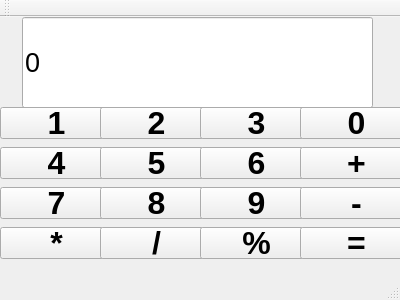
<?xml version="1.0" encoding="UTF-8"?>
<ui version="4.0">
 <class>MainWindow</class>
 <widget class="QMainWindow" name="MainWindow">
  <property name="geometry">
   <rect>
    <x>0</x>
    <y>0</y>
    <width>400</width>
    <height>300</height>
   </rect>
  </property>
  <property name="windowTitle">
   <string>MainWindow</string>
  </property>
  <widget class="QWidget" name="centralWidget">
   <widget class="QPushButton" name="b1">
    <property name="geometry">
     <rect>
      <x>0</x>
      <y>90</y>
      <width>113</width>
      <height>32</height>
     </rect>
    </property>
    <property name="sizePolicy">
     <sizepolicy hsizetype="Preferred" vsizetype="Preferred">
      <horstretch>0</horstretch>
      <verstretch>0</verstretch>
     </sizepolicy>
    </property>
    <property name="font">
     <font>
      <family>Arial</family>
      <pointsize>24</pointsize>
      <weight>75</weight>
      <bold>true</bold>
     </font>
    </property>
    <property name="text">
     <string>1</string>
    </property>
   </widget>
   <widget class="QPushButton" name="b4">
    <property name="geometry">
     <rect>
      <x>0</x>
      <y>130</y>
      <width>113</width>
      <height>32</height>
     </rect>
    </property>
    <property name="sizePolicy">
     <sizepolicy hsizetype="Preferred" vsizetype="Preferred">
      <horstretch>0</horstretch>
      <verstretch>0</verstretch>
     </sizepolicy>
    </property>
    <property name="font">
     <font>
      <family>Arial</family>
      <pointsize>24</pointsize>
      <weight>75</weight>
      <bold>true</bold>
     </font>
    </property>
    <property name="text">
     <string>4</string>
    </property>
   </widget>
   <widget class="QPushButton" name="b7">
    <property name="geometry">
     <rect>
      <x>0</x>
      <y>170</y>
      <width>113</width>
      <height>32</height>
     </rect>
    </property>
    <property name="sizePolicy">
     <sizepolicy hsizetype="Preferred" vsizetype="Preferred">
      <horstretch>0</horstretch>
      <verstretch>0</verstretch>
     </sizepolicy>
    </property>
    <property name="font">
     <font>
      <family>Arial</family>
      <pointsize>24</pointsize>
      <weight>75</weight>
      <bold>true</bold>
     </font>
    </property>
    <property name="text">
     <string>7</string>
    </property>
   </widget>
   <widget class="QPushButton" name="b2">
    <property name="geometry">
     <rect>
      <x>100</x>
      <y>90</y>
      <width>113</width>
      <height>32</height>
     </rect>
    </property>
    <property name="sizePolicy">
     <sizepolicy hsizetype="Preferred" vsizetype="Preferred">
      <horstretch>0</horstretch>
      <verstretch>0</verstretch>
     </sizepolicy>
    </property>
    <property name="font">
     <font>
      <family>Arial</family>
      <pointsize>24</pointsize>
      <weight>75</weight>
      <bold>true</bold>
     </font>
    </property>
    <property name="text">
     <string>2</string>
    </property>
   </widget>
   <widget class="QPushButton" name="b3">
    <property name="geometry">
     <rect>
      <x>200</x>
      <y>90</y>
      <width>113</width>
      <height>32</height>
     </rect>
    </property>
    <property name="sizePolicy">
     <sizepolicy hsizetype="Preferred" vsizetype="Preferred">
      <horstretch>0</horstretch>
      <verstretch>0</verstretch>
     </sizepolicy>
    </property>
    <property name="font">
     <font>
      <family>Arial</family>
      <pointsize>24</pointsize>
      <weight>75</weight>
      <bold>true</bold>
     </font>
    </property>
    <property name="text">
     <string>3</string>
    </property>
   </widget>
   <widget class="QPushButton" name="b5">
    <property name="geometry">
     <rect>
      <x>100</x>
      <y>130</y>
      <width>113</width>
      <height>32</height>
     </rect>
    </property>
    <property name="font">
     <font>
      <family>Arial</family>
      <pointsize>24</pointsize>
      <weight>75</weight>
      <bold>true</bold>
     </font>
    </property>
    <property name="text">
     <string>5</string>
    </property>
   </widget>
   <widget class="QPushButton" name="b8">
    <property name="geometry">
     <rect>
      <x>100</x>
      <y>170</y>
      <width>113</width>
      <height>32</height>
     </rect>
    </property>
    <property name="sizePolicy">
     <sizepolicy hsizetype="Preferred" vsizetype="Preferred">
      <horstretch>0</horstretch>
      <verstretch>0</verstretch>
     </sizepolicy>
    </property>
    <property name="font">
     <font>
      <family>Arial</family>
      <pointsize>24</pointsize>
      <weight>75</weight>
      <bold>true</bold>
     </font>
    </property>
    <property name="text">
     <string>8</string>
    </property>
   </widget>
   <widget class="QPushButton" name="b6">
    <property name="geometry">
     <rect>
      <x>200</x>
      <y>130</y>
      <width>113</width>
      <height>32</height>
     </rect>
    </property>
    <property name="sizePolicy">
     <sizepolicy hsizetype="Preferred" vsizetype="Preferred">
      <horstretch>0</horstretch>
      <verstretch>0</verstretch>
     </sizepolicy>
    </property>
    <property name="font">
     <font>
      <family>Arial</family>
      <pointsize>24</pointsize>
      <weight>75</weight>
      <bold>true</bold>
     </font>
    </property>
    <property name="text">
     <string>6</string>
    </property>
   </widget>
   <widget class="QPushButton" name="b9">
    <property name="geometry">
     <rect>
      <x>200</x>
      <y>170</y>
      <width>113</width>
      <height>32</height>
     </rect>
    </property>
    <property name="sizePolicy">
     <sizepolicy hsizetype="Preferred" vsizetype="Preferred">
      <horstretch>0</horstretch>
      <verstretch>0</verstretch>
     </sizepolicy>
    </property>
    <property name="font">
     <font>
      <family>Arial</family>
      <pointsize>24</pointsize>
      <weight>75</weight>
      <bold>true</bold>
     </font>
    </property>
    <property name="text">
     <string>9</string>
    </property>
   </widget>
   <widget class="QPushButton" name="b0">
    <property name="geometry">
     <rect>
      <x>300</x>
      <y>90</y>
      <width>113</width>
      <height>32</height>
     </rect>
    </property>
    <property name="sizePolicy">
     <sizepolicy hsizetype="Preferred" vsizetype="Preferred">
      <horstretch>0</horstretch>
      <verstretch>0</verstretch>
     </sizepolicy>
    </property>
    <property name="font">
     <font>
      <family>Arial</family>
      <pointsize>24</pointsize>
      <weight>75</weight>
      <bold>true</bold>
     </font>
    </property>
    <property name="text">
     <string>0</string>
    </property>
   </widget>
   <widget class="QPushButton" name="badd">
    <property name="geometry">
     <rect>
      <x>300</x>
      <y>130</y>
      <width>113</width>
      <height>32</height>
     </rect>
    </property>
    <property name="sizePolicy">
     <sizepolicy hsizetype="Preferred" vsizetype="Preferred">
      <horstretch>0</horstretch>
      <verstretch>0</verstretch>
     </sizepolicy>
    </property>
    <property name="font">
     <font>
      <family>Arial</family>
      <pointsize>24</pointsize>
      <weight>75</weight>
      <bold>true</bold>
     </font>
    </property>
    <property name="text">
     <string>+</string>
    </property>
   </widget>
   <widget class="QPushButton" name="bsub">
    <property name="geometry">
     <rect>
      <x>300</x>
      <y>170</y>
      <width>113</width>
      <height>32</height>
     </rect>
    </property>
    <property name="sizePolicy">
     <sizepolicy hsizetype="Preferred" vsizetype="Preferred">
      <horstretch>0</horstretch>
      <verstretch>0</verstretch>
     </sizepolicy>
    </property>
    <property name="font">
     <font>
      <family>Arial</family>
      <pointsize>24</pointsize>
      <weight>75</weight>
      <bold>true</bold>
     </font>
    </property>
    <property name="text">
     <string>-</string>
    </property>
   </widget>
   <widget class="QPushButton" name="bmul">
    <property name="geometry">
     <rect>
      <x>0</x>
      <y>210</y>
      <width>113</width>
      <height>32</height>
     </rect>
    </property>
    <property name="sizePolicy">
     <sizepolicy hsizetype="Preferred" vsizetype="Preferred">
      <horstretch>0</horstretch>
      <verstretch>0</verstretch>
     </sizepolicy>
    </property>
    <property name="font">
     <font>
      <family>Arial</family>
      <pointsize>24</pointsize>
      <weight>75</weight>
      <bold>true</bold>
     </font>
    </property>
    <property name="text">
     <string>*</string>
    </property>
   </widget>
   <widget class="QPushButton" name="bdiv">
    <property name="geometry">
     <rect>
      <x>100</x>
      <y>210</y>
      <width>113</width>
      <height>32</height>
     </rect>
    </property>
    <property name="sizePolicy">
     <sizepolicy hsizetype="Preferred" vsizetype="Preferred">
      <horstretch>0</horstretch>
      <verstretch>0</verstretch>
     </sizepolicy>
    </property>
    <property name="font">
     <font>
      <family>Arial</family>
      <pointsize>24</pointsize>
      <weight>75</weight>
      <bold>true</bold>
     </font>
    </property>
    <property name="text">
     <string>/</string>
    </property>
   </widget>
   <widget class="QPushButton" name="bmod">
    <property name="geometry">
     <rect>
      <x>200</x>
      <y>210</y>
      <width>113</width>
      <height>32</height>
     </rect>
    </property>
    <property name="sizePolicy">
     <sizepolicy hsizetype="Preferred" vsizetype="Preferred">
      <horstretch>0</horstretch>
      <verstretch>0</verstretch>
     </sizepolicy>
    </property>
    <property name="font">
     <font>
      <family>Arial</family>
      <pointsize>24</pointsize>
      <weight>75</weight>
      <bold>true</bold>
     </font>
    </property>
    <property name="text">
     <string>%</string>
    </property>
   </widget>
   <widget class="QPushButton" name="bequ">
    <property name="geometry">
     <rect>
      <x>300</x>
      <y>210</y>
      <width>113</width>
      <height>32</height>
     </rect>
    </property>
    <property name="sizePolicy">
     <sizepolicy hsizetype="Preferred" vsizetype="Preferred">
      <horstretch>0</horstretch>
      <verstretch>0</verstretch>
     </sizepolicy>
    </property>
    <property name="font">
     <font>
      <family>Arial</family>
      <pointsize>24</pointsize>
      <weight>75</weight>
      <bold>true</bold>
     </font>
    </property>
    <property name="text">
     <string>=</string>
    </property>
   </widget>
   <widget class="QLineEdit" name="Display">
    <property name="geometry">
     <rect>
      <x>22</x>
      <y>0</y>
      <width>351</width>
      <height>91</height>
     </rect>
    </property>
    <property name="font">
     <font>
      <family>Arial</family>
      <pointsize>20</pointsize>
     </font>
    </property>
    <property name="text">
     <string>0</string>
    </property>
   </widget>
  </widget>
  <widget class="QMenuBar" name="menuBar">
   <property name="geometry">
    <rect>
     <x>0</x>
     <y>0</y>
     <width>400</width>
     <height>22</height>
    </rect>
   </property>
  </widget>
  <widget class="QToolBar" name="mainToolBar">
   <attribute name="toolBarArea">
    <enum>TopToolBarArea</enum>
   </attribute>
   <attribute name="toolBarBreak">
    <bool>false</bool>
   </attribute>
  </widget>
  <widget class="QStatusBar" name="statusBar"/>
 </widget>
 <layoutdefault spacing="6" margin="11"/>
 <resources/>
 <connections/>
</ui>
